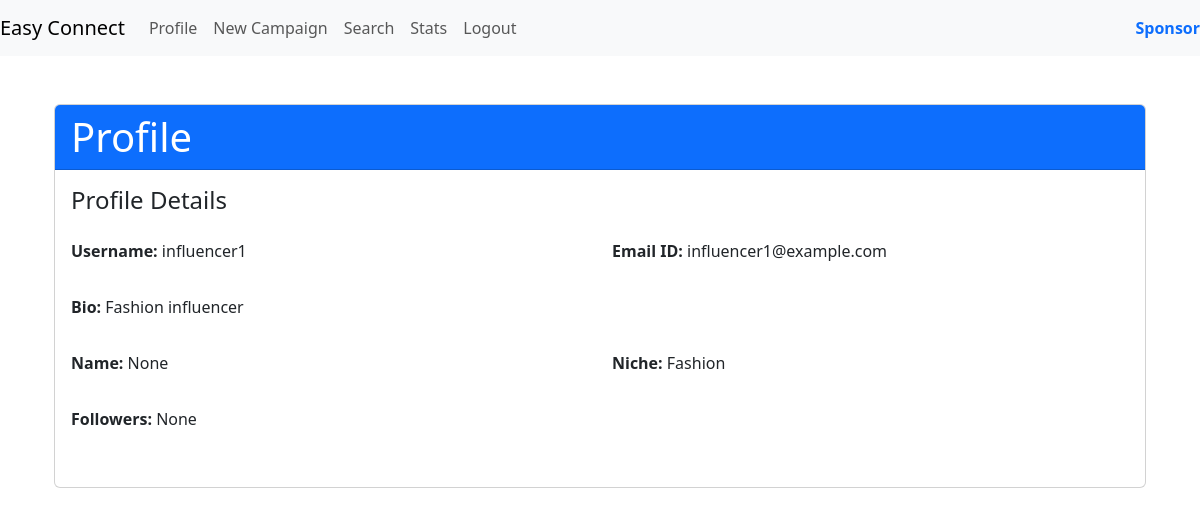
The page /profile/6 (signed in) on the database as committed earlier.
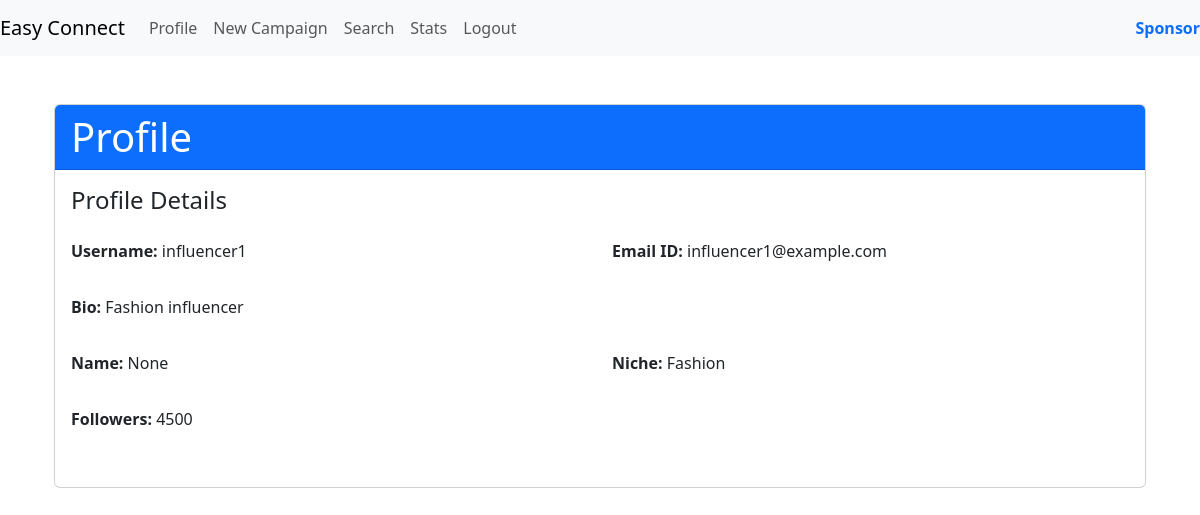
The same page on the database as committed later.
### models.py (models this page shows)
class InfluencerProfile(db.Model):
    __tablename__ = 'influencer_profile'
    influencer_id = db.Column(db.Integer, primary_key=True, autoincrement=True)
    id = db.Column(db.Integer, db.ForeignKey('user.id'), nullable=False)
    name = db.Column(db.String(64), nullable=True)
    niche = db.Column(db.String(32))
    followers = db.Column(db.Integer)
    bio = db.Column(db.String(256))
    user = db.relationship('User', backref=db.backref('influencer_profiles', lazy=True))

### routes.py (the view)
@app.route('/profile/<int:user_id>', methods=['GET'])
@auth_rep
def view_profile(user_id):
    user = User.query.get(user_id)
    if user.role_id == 3:  # Influencer
        profile = InfluencerProfile.query.filter_by(id=user_id).first_or_404()
    elif user.role_id == 2:  # Sponsor
        profile = Sponsor.query.filter_by(id=user_id).first_or_404()
    else:
        profile = None
        flash('User role not recognized.', 'danger')
    return render_template('profile.html', user=user, profile=profile, role_id=user.role_id)

### routes.py (called while the page is built)
def auth_rep(func):
    @wraps(func)
    def inner(*args,**kwargs):
        if 'user_id' in session:
            user = User.query.get(session['user_id'])
            if user.is_flagged:
                flash('Your account is flagged and cannot perform this action.', 'error')
                return redirect(url_for('login'))
            return func(*args,**kwargs)
        else:
            flash('You are not logged in,Please login to proceed','error')
            return redirect(url_for('login'))
    return inner

### templates/profile.html (shortened to what this page needs)
{% extends 'layout.html' %}
{% block content %}
<div class="container">
    <div class="card mt-5">
        <div class="card-header bg-primary text-white">
            <h1 class="display-6 mb-0">Profile</h1>
        </div>
        <div class="card-body">
            <h4 class="mb-4">Profile Details</h4>
            <div class="row mb-3">
                <div class="col-md-6">
                    <p><strong>Username:</strong> {{ user.username }}</p>
                </div>
                <div class="col-md-6">
                    <p><strong>Email ID:</strong> {{ user.email_id }}</p>
                </div>
            </div>
            <div class="row mb-3">
                <div class="col-md-12">
                    <p><strong>Bio:</strong> {{ profile.bio }}</p>
                </div>
            </div>
            {% if role_id == 3 %}
                <div class="row mb-3">
                    <div class="col-md-6">
                        <p><strong>Name:</strong> {{ profile.name }}</p>
                    </div>
                    <div class="col-md-6">
                        <p><strong>Niche:</strong> {{ profile.niche }}</p>
                    </div>
                </div>
                <div class="row mb-3">
                    <div class="col-md-6">
                        <p><strong>Followers:</strong> {{ profile.followers }}</p>
                    </div>
                </div>
            {% endif %}
        </div>
    </div>
</div>
{% endblock %}

Rows that differ between the two databases and show on the page:
changed InfluencerProfile "Fashion influencer": followers "None" → "4500"
